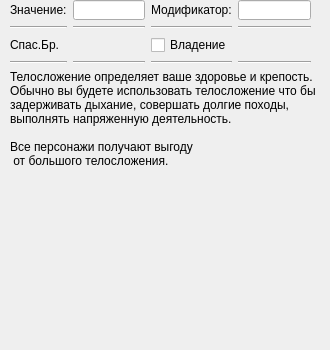
      <widget class="QWidget" name="characteristics_bodybuild">
       <attribute name="title">
        <string>Телосложение</string>
       </attribute>
       <widget class="QWidget" name="gridLayoutWidget_3">
        <property name="geometry">
         <rect>
          <x>0</x>
          <y>0</y>
          <width>311</width>
          <height>63</height>
         </rect>
        </property>
        <layout class="QGridLayout" name="gridLayout_3">
         <property name="leftMargin">
          <number>10</number>
         </property>
         <item row="1" column="1">
          <widget class="Line" name="line_70">
           <property name="orientation">
            <enum>Qt::Horizontal</enum>
           </property>
          </widget>
         </item>
         <item row="1" column="2">
          <widget class="Line" name="line_71">
           <property name="orientation">
            <enum>Qt::Horizontal</enum>
           </property>
          </widget>
         </item>
         <item row="1" column="0">
          <widget class="Line" name="line_69">
           <property name="orientation">
            <enum>Qt::Horizontal</enum>
           </property>
          </widget>
         </item>
         <item row="1" column="3">
          <widget class="Line" name="line_72">
           <property name="orientation">
            <enum>Qt::Horizontal</enum>
           </property>
          </widget>
         </item>
         <item row="0" column="1">
          <widget class="QLineEdit" name="bodybuild_field"/>
         </item>
         <item row="2" column="2">
          <widget class="QCheckBox" name="save_giving_bodybuild_checkboxhaving">
           <property name="text">
            <string>Владение</string>
           </property>
          </widget>
         </item>
         <item row="0" column="3">
          <widget class="QLineEdit" name="mod_bodybuild_field"/>
         </item>
         <item row="0" column="0">
          <widget class="QLabel" name="znachenie_bodybuild_labl">
           <property name="text">
            <string>Значение:</string>
           </property>
          </widget>
         </item>
         <item row="2" column="0">
          <widget class="QLabel" name="save_giving_bodybuild_labl">
           <property name="text">
            <string>Спас.Бр.</string>
           </property>
          </widget>
         </item>
         <item row="0" column="2">
          <widget class="QLabel" name="mod_bodybuild_labl">
           <property name="text">
            <string>Модификатор:</string>
           </property>
          </widget>
         </item>
         <item row="3" column="0">
          <widget class="Line" name="line_73">
           <property name="orientation">
            <enum>Qt::Horizontal</enum>
           </property>
          </widget>
         </item>
         <item row="3" column="1">
          <widget class="Line" name="line_74">
           <property name="orientation">
            <enum>Qt::Horizontal</enum>
           </property>
          </widget>
         </item>
         <item row="3" column="2">
          <widget class="Line" name="line_75">
           <property name="orientation">
            <enum>Qt::Horizontal</enum>
           </property>
          </widget>
         </item>
         <item row="3" column="3">
          <widget class="Line" name="line_76">
           <property name="orientation">
            <enum>Qt::Horizontal</enum>
           </property>
          </widget>
         </item>
        </layout>
       </widget>
       <widget class="QLabel" name="description_bodybuild_labl">
        <property name="geometry">
         <rect>
          <x>10</x>
          <y>70</y>
          <width>311</width>
          <height>271</height>
         </rect>
        </property>
        <property name="text">
         <string>Телосложение определяет ваше здоровье и крепость.
Обычно вы будете использовать телосложение что бы
задерживать дыхание, совершать долгие походы,
выполнять напряженную деятельность.

Все персонажи получают выгоду
 от большого телосложения.</string>
        </property>
        <property name="textFormat">
         <enum>Qt::AutoText</enum>
        </property>
        <property name="alignment">
         <set>Qt::AlignLeading|Qt::AlignLeft|Qt::AlignTop</set>
        </property>
        <property name="wordWrap">
         <bool>false</bool>
        </property>
        <property name="openExternalLinks">
         <bool>false</bool>
        </property>
        <property name="textInteractionFlags">
         <set>Qt::NoTextInteraction</set>
        </property>
       </widget>
      </widget>
